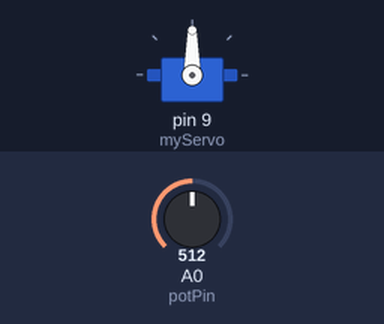
The sketch below on a simulated Arduino Uno, built with avr-gcc and run on an emulated ATmega328P. Shown: servo. Inputs (shaded band) come from the test bench; at power-on: A0 (potPin) = 512.

Above: at 1.2 s.
1.3 s: A0 (potPin) set to 716
At 1.9 s:
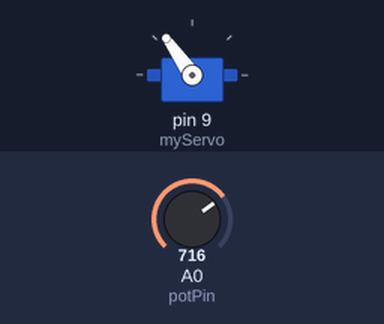
2.8 s: A0 (potPin) set to 900
At 3.9 s:
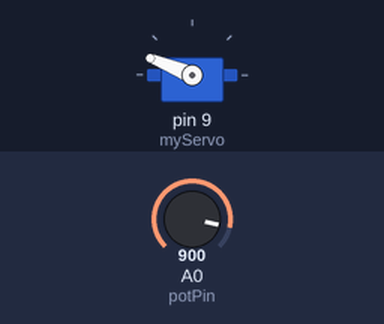
4.3 s: A0 (potPin) set to 1023
At 5.4 s:
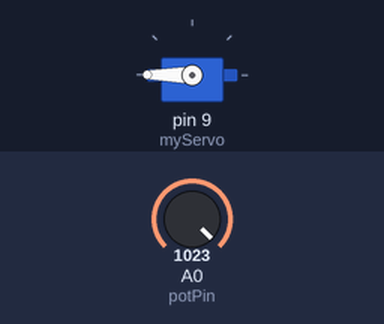
5.8 s: A0 (potPin) set to 306
At 6.2 s:
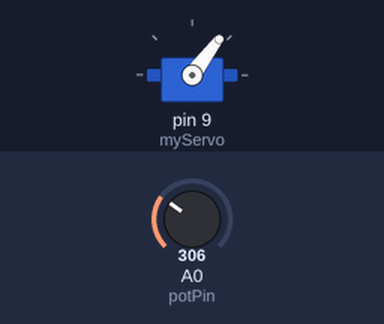
7.3 s: A0 (potPin) set to 122
At 7.7 s:
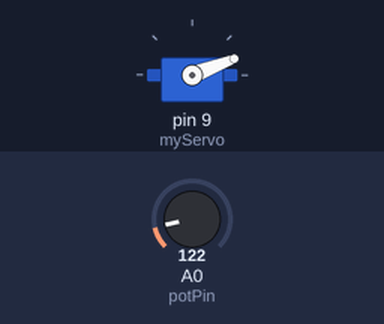
Timing chart, 0 to 9.8 s (numbered marks = the images above; inputs shaded):
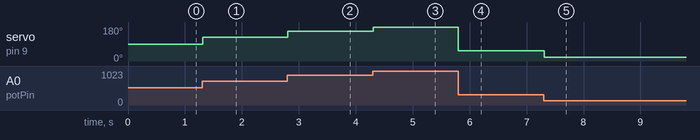

Measured:
- after the input at 1.3 s, servo on pin 9 (myServo): 90° → 125° at once
- after the input at 2.8 s, servo on pin 9 (myServo): 125° → 158° at once
- after the input at 4.3 s, servo on pin 9 (myServo): 158° → 180° at once
- after the input at 5.8 s, servo on pin 9 (myServo): 180° → 53° at once
- after the input at 7.3 s, servo on pin 9 (myServo): 53° → 21° at once

The sketch:

servo_pot_control.ino
```cpp
#include <Servo.h>
Servo myServo;
int potPin = A0;
int value;
void setup() {
  myServo.attach(9);
}
void loop() {
  value = analogRead(potPin);
  value = map(value, 0, 1023, 0, 180);
  myServo.write(value);
  delay(15);
}
```
